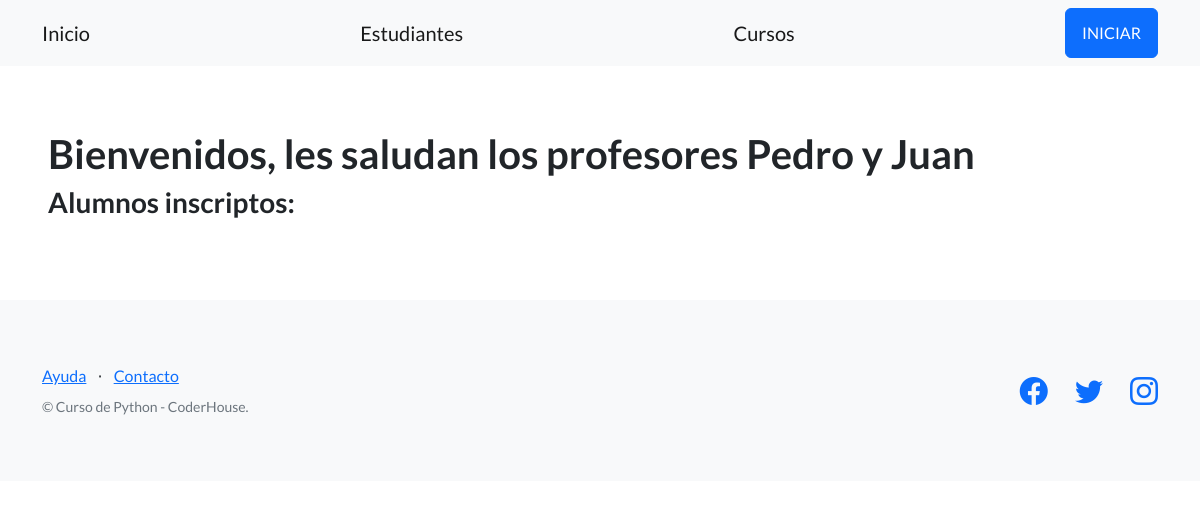
The app's page /estudios/estudiantes/, older data.
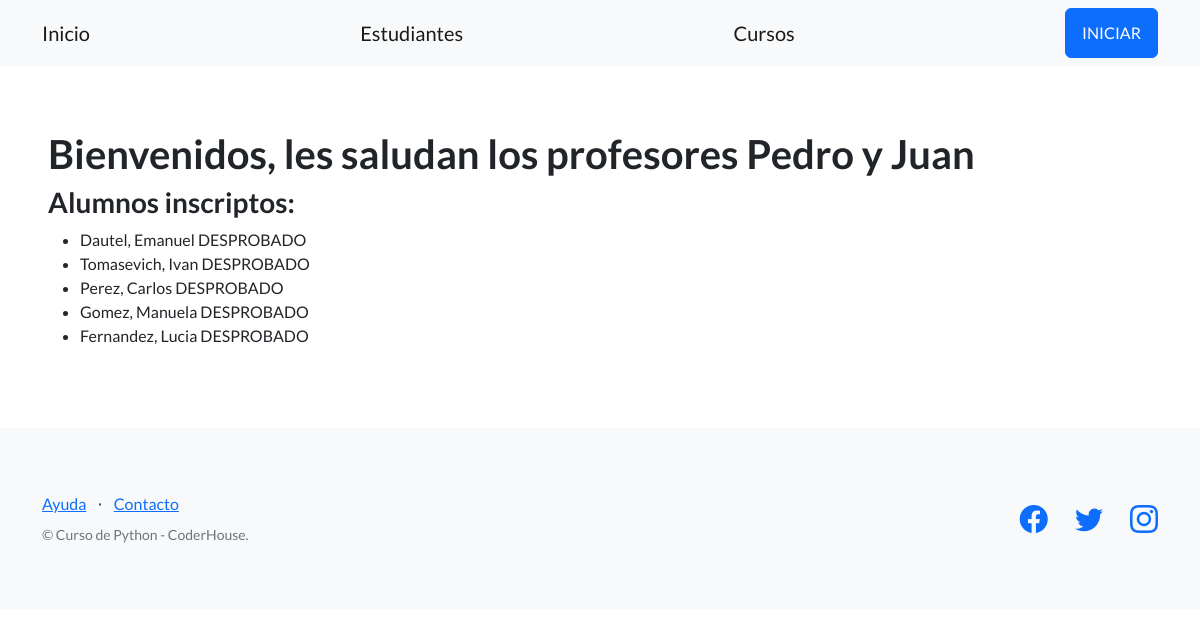
The same page, newer data.
### control_estudios/models.py (models this page shows)
class Estudiante(models.Model):
    apellido = models.CharField(max_length=256)
    nombre = models.CharField(max_length=256)
    email= models.EmailField(blank=True)
    telefono= models.CharField(max_length=20, blank=True, null= True)
    dni= models.CharField(max_length=32)
    fecha_nacimiento = models.DateField(null=True)

### control_estudios/views.py (the view)
# urls.py: path("estudiantes/", listar_estudiantes, name="lista_estudiantes" ),
def listar_estudiantes(request):
    contexto = {
        "profesores": "Pedro y Juan",
        "estudiantes": Estudiante.objects.all()
        }
    http_response = render(
        request=request,
        template_name='control_estudios/lista_estudiantes.html',
        context=contexto,
        )
    return http_response

### control_estudios/templates/control_estudios/lista_estudiantes.html (shortened to what this page needs)
{% extends "base.html" %}
{% block contenido %}
<h1>
    Bienvenidos, les saludan los profesores {{ profesores }}
</h1>
<h3>Alumnos inscriptos:</h3>
<ul>
    {% for estudiante in estudiantes %}
    <li>
        {{ estudiante.apellido }}, {{ estudiante.nombre }}
        {% if estudiante.nota > 5 %}
        APROBADO
        {% else %}
        DESPROBADO
        {% endif %}
    </li>
    {% endfor %}
</ul>
{% endblock contenido %}

### templates_base/base.html (shortened to what this page needs)
{% load static %}
<!DOCTYPE html>
<html lang="en">
    <head>
        <link href="https://cdn.jsdelivr.net/npm/bootstrap-icons@1.5.0/font/bootstrap-icons.css" rel="stylesheet" type="text/css" />
        <link href="{% static 'css/styles.css' %}" rel="stylesheet" />
    </head>
    <body>
        <nav class="navbar navbar-light bg-light static-top">
            <div class="container">
                <a class="navbar-brand" href="{% url 'inicio' %}">Inicio</a>
                <a class="navbar-brand" href="{% url 'lista_estudiantes' %}">Estudiantes</a>
                <a class="navbar-brand" href="#!">Cursos</a>
                <a class="btn btn-primary" href="#signup">INICIAR</a>
            </div>
        </nav>
        <section style="padding:4rem 3rem;">
            {% block contenido %}{% endblock contenido %}
        </section>
        <footer class="footer bg-light">
            <div class="container">
                <div class="row">
                    <div class="col-lg-6 h-100 text-center text-lg-start my-auto">
                        <ul class="list-inline mb-2">
                            <li class="list-inline-item"><a href="#!">Ayuda</a></li>
                            <li class="list-inline-item">⋅</li>
                            <li class="list-inline-item"><a href="#!">Contacto</a></li>
                        </ul>
                        <p class="text-muted small mb-4 mb-lg-0">&copy; Curso de Python - CoderHouse.</p>
                    </div>
                    <div class="col-lg-6 h-100 text-center text-lg-end my-auto">
                        <ul class="list-inline mb-0">
                            <li class="list-inline-item me-4">
                                <a href="#!"><i class="bi-facebook fs-3"></i></a>
                            </li>
                            <li class="list-inline-item me-4">
                                <a href="https://twitter.com/coderhouse"><i class="bi-twitter fs-3"></i></a>
                            </li>
                            <li class="list-inline-item">
                                <a href="https://www.instagram.com/coderhouse"><i class="bi-instagram fs-3"></i></a>
                            </li>
                        </ul>
                    </div>
                </div>
            </div>
        </footer>
    </body>
</html>

Row changes from the older to the newer data that the page shows:
added Estudiante: apellido "Dautel", nombre "Emanuel"
added Estudiante: apellido "Tomasevich", nombre "Ivan"
added Estudiante: apellido "Perez", nombre "Carlos"
added Estudiante: apellido "Gomez", nombre "Manuela"
added Estudiante: apellido "Fernandez", nombre "Lucia"
